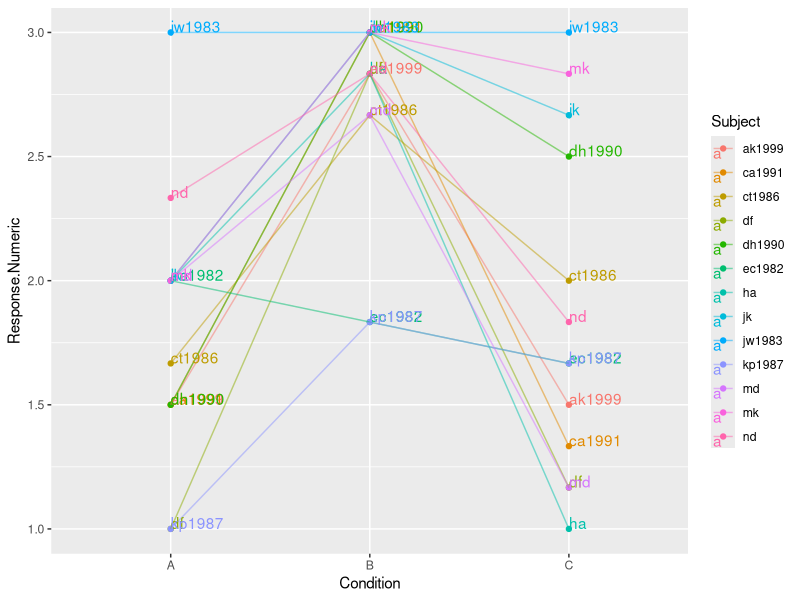
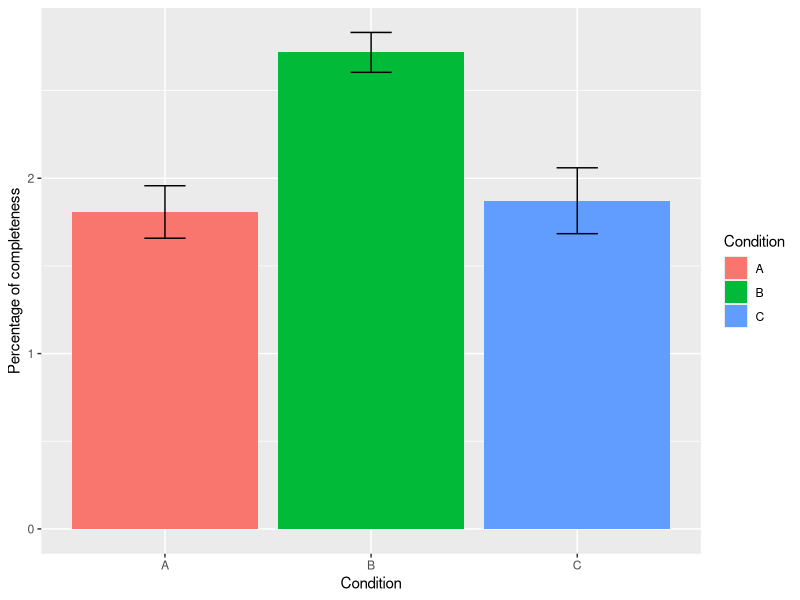
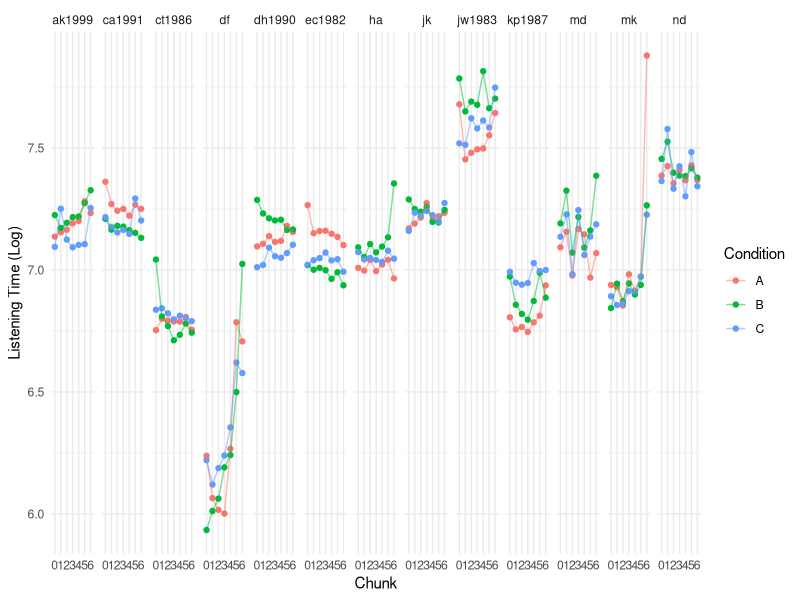
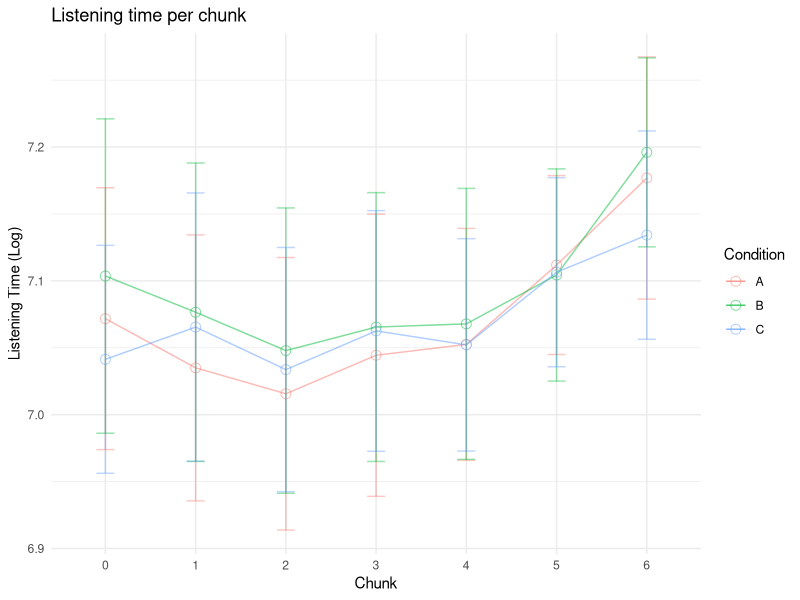
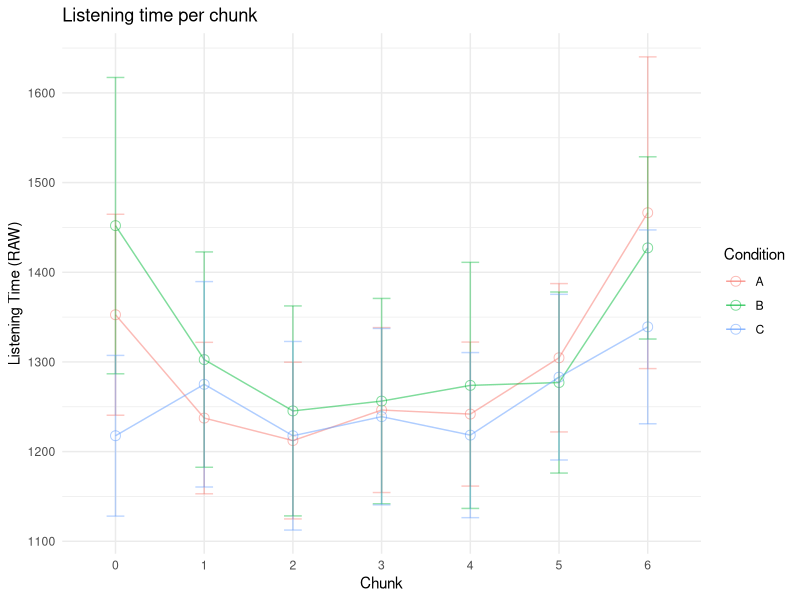
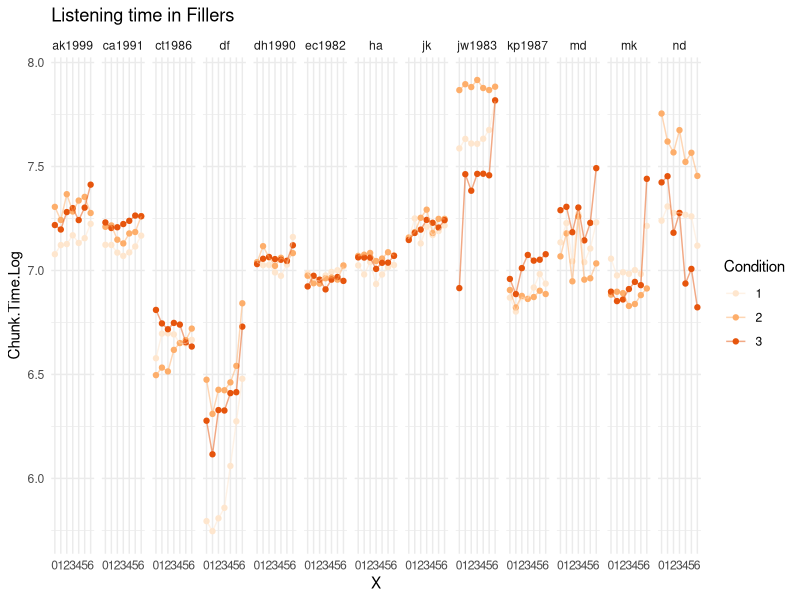
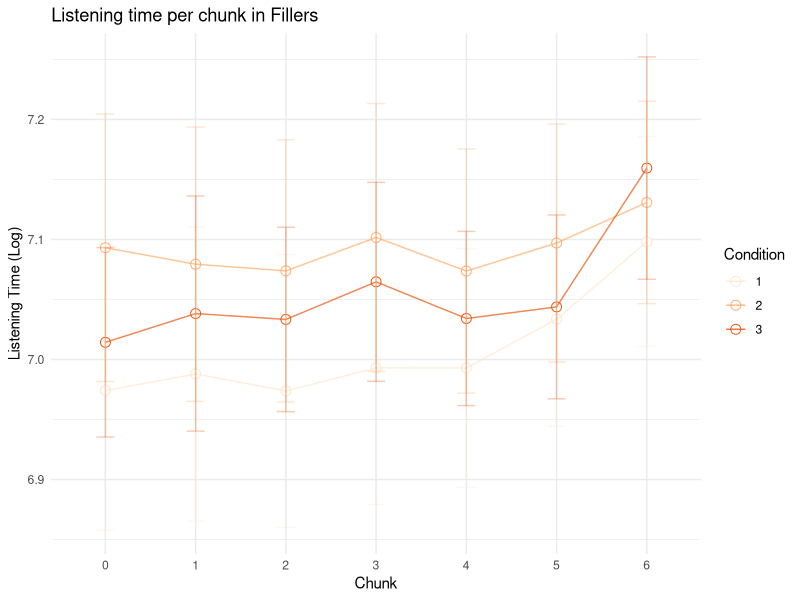
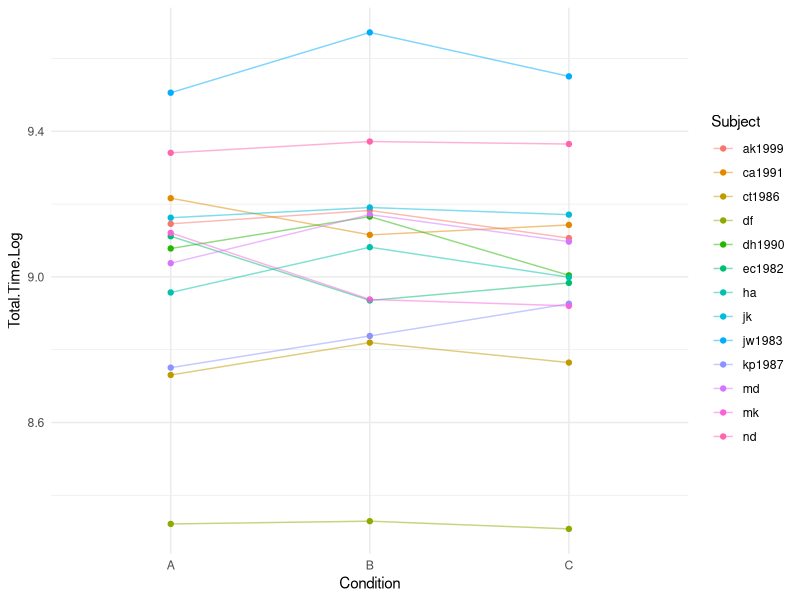

These figures' R source, in order:
## ---- chunk 1
library(tidyverse)
library(ggplot2)
library(lme4)
library(plyr)

# Standard error of the mean
se <- function(x, ...) {
  n <- length(x)
  return(sd(x, ...)/sqrt(n))
}
## ---- chunk 2
data <- read.csv("PilotResults.csv")
data <- data[!apply(is.na(data) | data == "", 1, all),]
info <- read.csv("PilotInfo.csv")
## ---- chunk 3
data$Subject <- factor(data$Subject)
data$Type <- factor(data$Type)
data$Condition <- factor(data$Condition)
data$Response <- factor(data$Response)
data$X <- factor(data$X)
data$Response.Numeric <- data$Response
levels(data$Response.Numeric) <- c(2,1,3,0)
data$Response.Numeric <- as.numeric(as.character(data$Response.Numeric))
data$Chunk.Time.Log <- log(data$Chunk.Time)
data$Total.Time.Log <- log(data$Total.Time )
data$Response.Time.Log <- log(data$Response.Time)
experimental_items <- subset(data, Type=='experimental_trial')
fillers<- subset(data, Type=='filler')


str(data)
## ---- chunk 4
offline_data.subject<- aggregate(Response.Numeric~Subject+Condition, data= experimental_items, mean, na.rm=T)
ggplot(offline_data.subject, aes(y=Response.Numeric, x=Condition, colour=Subject, group=Subject, label=Subject)) + geom_point() + geom_line(alpha=.5) +geom_text(aes(label=Subject),hjust=0, vjust=0)

offline_data.overall<- ddply(offline_data.subject, c("Condition"),
                      function(offline_data.subject)c(response=mean(offline_data.subject$Response.Numeric, na.rm=T), se=se(offline_data.subject$Response.Numeric, na.rm=T)))

ggplot(offline_data.overall, aes(y=response, x=Condition, fill=Condition)) +
  geom_bar(position=position_dodge(), stat="identity")  +   
  ylab('Percentage of completeness') + 
  geom_errorbar(aes(ymin=response-se, ymax=response+se), width=.2, position=position_dodge(.9)) 


## ---- chunk 5

online_data.subject<- aggregate(Chunk.Time.Log~Subject+Condition+X, data= experimental_items, mean, na.rm=T)

ggplot(online_data.subject, aes(y=Chunk.Time.Log, x=X, colour=Condition, group=Condition)) + 
  geom_point() +
  geom_line(alpha=.5) + 
  facet_grid(.~Subject) + 
  theme_minimal() +  
  ylab("Listening Time (Log)") +
  xlab("Chunk") 

online_data.overall<- ddply(online_data.subject, c("Condition", "X"),
                       function(online_data.subject)c(response=mean(online_data.subject$Chunk.Time.Log, na.rm=T), se=se(online_data.subject$Chunk.Time.Log , na.rm=T)))

ggplot(online_data.overall, aes(y=response, x=X, colour=Condition, group=Condition)) + 
  geom_point(size=3, shape=21, fill="white", alpha=.5) + 
  geom_line(alpha=.5) +  
  theme_minimal() +
  ggtitle('Listening time per chunk') +
  ylab("Listening Time (Log)") +
  xlab("Chunk") +
  geom_errorbar(aes(ymin=response-se, ymax=response+se), alpha=.4, width=.2)

## ---- chunk 6

online_data.subject<- aggregate(Chunk.Time~Subject+Condition+X, data= experimental_items, mean, na.rm=T)
online_data.overall<- ddply(online_data.subject, c("Condition", "X"),
                       function(online_data.subject)c(response=mean(online_data.subject$Chunk.Time, na.rm=T), se=se(online_data.subject$Chunk.Time , na.rm=T)))

ggplot(online_data.overall, aes(y=response, x=X, colour=Condition, group=Condition)) + 
  geom_point(size=3, shape=21, fill="white", alpha=.5) + 
  geom_line(alpha=.5) +  
  theme_minimal() +
  ggtitle('Listening time per chunk') +
  ylab("Listening Time (RAW)") +
  xlab("Chunk") +
  geom_errorbar(aes(ymin=response-se, ymax=response+se), alpha=.4, width=.2)

## ---- chunk 7

online_data.subject.fillers<- aggregate(Chunk.Time.Log~Subject+Condition+X, data= fillers, mean, na.rm=T)
ggplot(online_data.subject.fillers, aes(y=Chunk.Time.Log, x=X, colour=Condition, group=Condition)) + 
  geom_point() +
  geom_line(alpha=.5) +
  scale_colour_brewer(palette='Oranges') +
  ggtitle('Listening time in Fillers')+
  facet_grid(.~Subject) + 
  theme_minimal()

online_data.overall.fillers<- ddply(online_data.subject.fillers, c("Condition", "X"),
                            function(online_data.subject.fillers)c(response=mean(online_data.subject.fillers$Chunk.Time.Log, na.rm=T), se=se(online_data.subject.fillers$Chunk.Time.Log , na.rm=T)))

ggplot(online_data.overall.fillers, aes(y=response, x=X, colour=Condition, group=Condition)) + 
  geom_point(size=3, shape=21, fill="white") + 
  geom_line(alpha=.7) +  
  theme_minimal() +
  scale_color_brewer(palette='Oranges')+
  ggtitle('Listening time per chunk in Fillers') +
  ylab("Listening Time (Log)") +
  xlab("Chunk") +
  geom_errorbar(aes(ymin=response-se, ymax=response+se), alpha=.3, width=.2)

## ---- chunk 8
online_data.subject_total <- aggregate(Total.Time.Log~Subject+Condition, data= experimental_items, mean, na.rm=T)
ggplot(online_data.subject_total, aes(y=Total.Time.Log, x=Condition, group=Subject, color=Subject)) + geom_point() + geom_line(alpha=.5) +  theme_minimal()

online_data.overall_total<- ddply(online_data.subject_total, c("Condition"),
                            function(online_data.subject_total)c(response=mean(online_data.subject_total$Total.Time.Log, na.rm=T), se=se(online_data.subject_total$Total.Time.Log , na.rm=T)))

ggplot(online_data.overall_total, aes(y=response, x=Condition, fill=Condition)) +
  geom_bar(position=position_dodge(), stat="identity")  +
  coord_cartesian(ylim=c(7.5, 9.3)) +
  geom_errorbar(aes(ymin=response-se, ymax=response+se), width=.2, position=position_dodge(.9))

